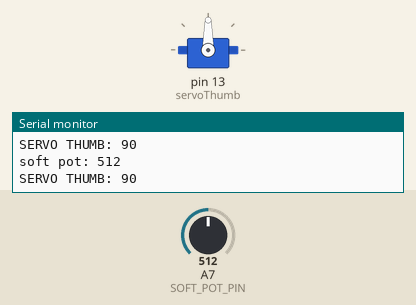
Recording of a sketch running on a simulated Arduino Nano, built with avr-gcc and run on an emulated ATmega328P. Shown: servo, the last lines printed to the serial monitor. The test bench sets the inputs (shaded band); at power-on: A7 (SOFT_POT_PIN) = 512.

Above: at 1.2 s.
1.3 s: A7 (SOFT_POT_PIN) set to 716
At 2.5 s:
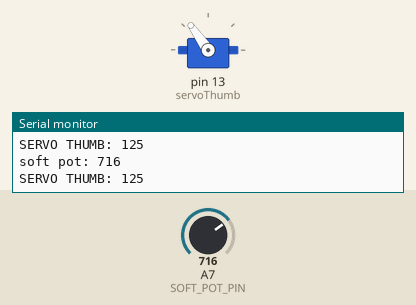
2.8 s: A7 (SOFT_POT_PIN) set to 575
At 3.2 s:
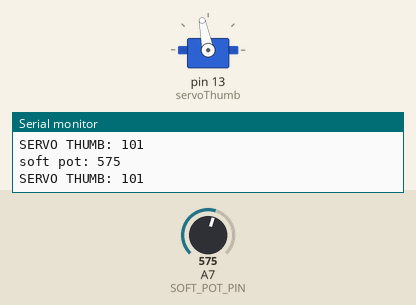
4.3 s: A7 (SOFT_POT_PIN) set to 556
At 4.9 s:
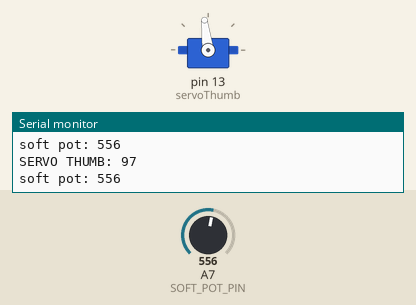
7.3 s: A7 (SOFT_POT_PIN) set to 900
At 8.0 s:
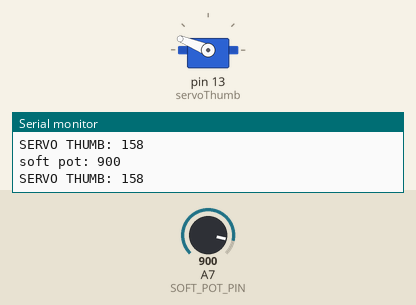
8.8 s: A7 (SOFT_POT_PIN) set to 983
At 9.8 s:
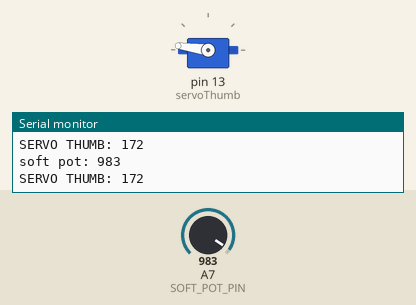
10.3 s: A7 (SOFT_POT_PIN) set to 1014
At 11.7 s:
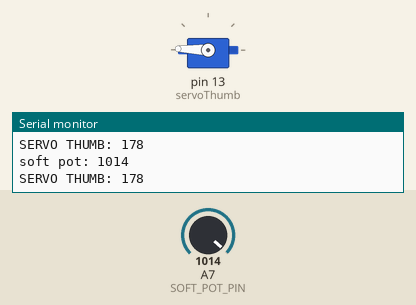
Timing chart, 0 to 13.3 s (numbered marks = the images above; inputs shaded):
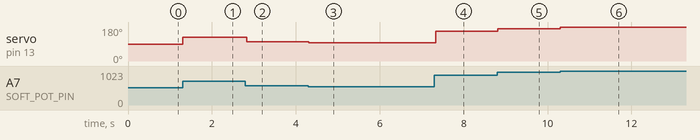

The sketch:

SoftPot_Servo.ino
```cpp
/******************************************************************************
SoftPot_Example.ino
Example sketch for SparkFun's soft membrane potentiometer
  (https://www.sparkfun.com/products/8680)
Jim Lindblom @ SparkFun Electronics
April 28, 2016

- Connect the softpot's outside pins to 5V and GND (the outer pin with an arrow
indicator should be connected to GND).
- Connect the middle pin to A0.

As the voltage output of the softpot changes, a line graph printed to the
serial monitor should match the wiper's position.

Development environment specifics:
Arduino 1.6.7
******************************************************************************/
#include <Servo.h>

const int SOFT_POT_PIN = A7; // Pin connected to softpot wiper
//const int GRAPH_LENGTH = 40; // Length of line graph
Servo servoThumb;

void setup()
{
  Serial.begin(9600);
  pinMode(SOFT_POT_PIN, INPUT);
  servoThumb.attach(13);
}

void loop()
{
  // Read in the soft pot's ADC value
  int softPotADC = analogRead(SOFT_POT_PIN);
  // Map the 0-1023 value to 0-40
  int softPotPosition = map(softPotADC, 0, 1023, 0, 180); //changed graph_length to 180
  softPotPosition = constrain(softPotPosition, 0, 180);

  servoThumb.write(softPotPosition);

  Serial.print("soft pot: ");
  Serial.print(softPotADC);
  Serial.print("\nSERVO THUMB: ");
  Serial.println(softPotPosition);
    Serial.print("\n\n");

  /* Print a line graph:
  Serial.print("<"); // Starting end
  for (int i=0; i<GRAPH_LENGTH; i++)
  {
    if (i == softPotPosition) Serial.print("|");
    else Serial.print("-");
  }
  Serial.println("> (" + String(softPotADC) + ")");

  delay(500);*/
}
```

Measured:
- after the input at 1.3 s, servo on pin 13 (servoThumb): 90° → 125° at once
- after the input at 2.8 s, servo on pin 13 (servoThumb): 125° → 101° at once
- after the input at 4.3 s, servo on pin 13 (servoThumb): 101° → 97° at once
- after the input at 7.3 s, servo on pin 13 (servoThumb): 97° → 158° at once
- after the input at 8.8 s, servo on pin 13 (servoThumb): 158° → 172° at once
- after the input at 10.3 s, servo on pin 13 (servoThumb): 172° → 178° at once
